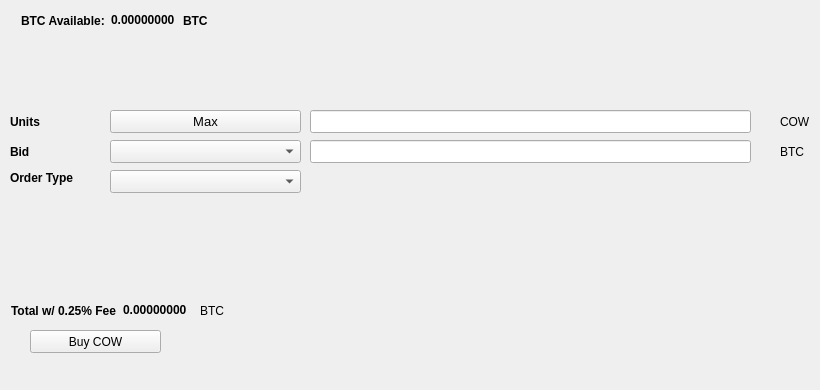
   <widget class="QWidget" name="BuyTab">
    <attribute name="title">
     <string>Buy</string>
    </attribute>
    <widget class="QPushButton" name="BuyCOW">
     <property name="geometry">
      <rect>
       <x>30</x>
       <y>330</y>
       <width>131</width>
       <height>23</height>
      </rect>
     </property>
     <property name="text">
      <string>Buy COW</string>
     </property>
     <property name="icon">
      <iconset resource="../cowry.qrc">
       <normaloff>:/icons/bitcoin</normaloff>:/icons/bitcoin</iconset>
     </property>
    </widget>
    <widget class="QLabel" name="label_3">
     <property name="geometry">
      <rect>
       <x>10</x>
       <y>110</y>
       <width>46</width>
       <height>23</height>
      </rect>
     </property>
     <property name="font">
      <font>
       <weight>75</weight>
       <bold>true</bold>
      </font>
     </property>
     <property name="text">
      <string>Units</string>
     </property>
    </widget>
    <widget class="QLineEdit" name="UnitsInput">
     <property name="geometry">
      <rect>
       <x>310</x>
       <y>110</y>
       <width>441</width>
       <height>23</height>
      </rect>
     </property>
     <property name="font">
      <font>
       <pointsize>9</pointsize>
       <weight>75</weight>
       <bold>true</bold>
      </font>
     </property>
    </widget>
    <widget class="QLineEdit" name="BuyBidPriceEdit">
     <property name="geometry">
      <rect>
       <x>310</x>
       <y>140</y>
       <width>441</width>
       <height>23</height>
      </rect>
     </property>
     <property name="font">
      <font>
       <pointsize>9</pointsize>
       <weight>75</weight>
       <bold>true</bold>
      </font>
     </property>
    </widget>
    <widget class="QLabel" name="label_4">
     <property name="geometry">
      <rect>
       <x>780</x>
       <y>110</y>
       <width>31</width>
       <height>23</height>
      </rect>
     </property>
     <property name="text">
      <string>COW</string>
     </property>
    </widget>
    <widget class="QLabel" name="label_5">
     <property name="geometry">
      <rect>
       <x>780</x>
       <y>140</y>
       <width>31</width>
       <height>23</height>
      </rect>
     </property>
     <property name="text">
      <string>BTC</string>
     </property>
    </widget>
    <widget class="QLabel" name="label_6">
     <property name="geometry">
      <rect>
       <x>10</x>
       <y>140</y>
       <width>46</width>
       <height>23</height>
      </rect>
     </property>
     <property name="font">
      <font>
       <weight>75</weight>
       <bold>true</bold>
      </font>
     </property>
     <property name="text">
      <string>Bid</string>
     </property>
    </widget>
    <widget class="QLabel" name="label_7">
     <property name="geometry">
      <rect>
       <x>10</x>
       <y>170</y>
       <width>91</width>
       <height>16</height>
      </rect>
     </property>
     <property name="font">
      <font>
       <weight>75</weight>
       <bold>true</bold>
      </font>
     </property>
     <property name="text">
      <string>Order Type</string>
     </property>
    </widget>
    <widget class="QPushButton" name="Buy_Max_Amount">
     <property name="geometry">
      <rect>
       <x>110</x>
       <y>110</y>
       <width>191</width>
       <height>23</height>
      </rect>
     </property>
     <property name="font">
      <font>
       <pointsize>10</pointsize>
      </font>
     </property>
     <property name="text">
      <string>Max</string>
     </property>
    </widget>
    <widget class="QComboBox" name="BuyBidcomboBox">
     <property name="geometry">
      <rect>
       <x>110</x>
       <y>140</y>
       <width>191</width>
       <height>23</height>
      </rect>
     </property>
     <property name="font">
      <font>
       <pointsize>10</pointsize>
      </font>
     </property>
    </widget>
    <widget class="QComboBox" name="buyOrdertypeCombo">
     <property name="geometry">
      <rect>
       <x>110</x>
       <y>170</y>
       <width>191</width>
       <height>23</height>
      </rect>
     </property>
     <property name="font">
      <font>
       <pointsize>10</pointsize>
      </font>
     </property>
    </widget>
    <widget class="QWidget" name="layoutWidget1">
     <property name="geometry">
      <rect>
       <x>21</x>
       <y>11</y>
       <width>227</width>
       <height>19</height>
      </rect>
     </property>
     <layout class="QHBoxLayout" name="horizontalLayout_3">
      <item>
       <widget class="QLabel" name="label232">
        <property name="font">
         <font>
          <weight>75</weight>
          <bold>true</bold>
         </font>
        </property>
        <property name="text">
         <string>BTC Available:</string>
        </property>
       </widget>
      </item>
      <item>
       <widget class="QLabel" name="BtcAvailableLbl">
        <property name="palette">
         <palette>
          <active>
           <colorrole role="WindowText">
            <brush brushstyle="SolidPattern">
             <color alpha="255">
              <red>0</red>
              <green>0</green>
              <blue>0</blue>
             </color>
            </brush>
           </colorrole>
           <colorrole role="Button">
            <brush brushstyle="SolidPattern">
             <color alpha="255">
              <red>0</red>
              <green>170</green>
              <blue>0</blue>
             </color>
            </brush>
           </colorrole>
           <colorrole role="Light">
            <brush brushstyle="SolidPattern">
             <color alpha="255">
              <red>0</red>
              <green>255</green>
              <blue>0</blue>
             </color>
            </brush>
           </colorrole>
           <colorrole role="Midlight">
            <brush brushstyle="SolidPattern">
             <color alpha="255">
              <red>0</red>
              <green>212</green>
              <blue>0</blue>
             </color>
            </brush>
           </colorrole>
           <colorrole role="Dark">
            <brush brushstyle="SolidPattern">
             <color alpha="255">
              <red>0</red>
              <green>85</green>
              <blue>0</blue>
             </color>
            </brush>
           </colorrole>
           <colorrole role="Mid">
            <brush brushstyle="SolidPattern">
             <color alpha="255">
              <red>0</red>
              <green>113</green>
              <blue>0</blue>
             </color>
            </brush>
           </colorrole>
           <colorrole role="Text">
            <brush brushstyle="SolidPattern">
             <color alpha="255">
              <red>0</red>
              <green>170</green>
              <blue>0</blue>
             </color>
            </brush>
           </colorrole>
           <colorrole role="BrightText">
            <brush brushstyle="SolidPattern">
             <color alpha="255">
              <red>255</red>
              <green>255</green>
              <blue>255</blue>
             </color>
            </brush>
           </colorrole>
           <colorrole role="ButtonText">
            <brush brushstyle="SolidPattern">
             <color alpha="255">
              <red>0</red>
              <green>0</green>
              <blue>0</blue>
             </color>
            </brush>
           </colorrole>
           <colorrole role="Base">
            <brush brushstyle="SolidPattern">
             <color alpha="255">
              <red>255</red>
              <green>255</green>
              <blue>255</blue>
             </color>
            </brush>
           </colorrole>
           <colorrole role="Window">
            <brush brushstyle="SolidPattern">
             <color alpha="255">
              <red>0</red>
              <green>170</green>
              <blue>0</blue>
             </color>
            </brush>
           </colorrole>
           <colorrole role="Shadow">
            <brush brushstyle="SolidPattern">
             <color alpha="255">
              <red>0</red>
              <green>0</green>
              <blue>0</blue>
             </color>
            </brush>
           </colorrole>
           <colorrole role="AlternateBase">
            <brush brushstyle="SolidPattern">
             <color alpha="255">
              <red>127</red>
              <green>212</green>
              <blue>127</blue>
             </color>
            </brush>
           </colorrole>
           <colorrole role="ToolTipBase">
            <brush brushstyle="SolidPattern">
             <color alpha="255">
              <red>255</red>
              <green>255</green>
              <blue>220</blue>
             </color>
            </brush>
           </colorrole>
           <colorrole role="ToolTipText">
            <brush brushstyle="SolidPattern">
             <color alpha="255">
              <red>0</red>
              <green>0</green>
              <blue>0</blue>
             </color>
            </brush>
           </colorrole>
          </active>
          <inactive>
           <colorrole role="WindowText">
            <brush brushstyle="SolidPattern">
             <color alpha="255">
              <red>0</red>
              <green>0</green>
              <blue>0</blue>
             </color>
            </brush>
           </colorrole>
           <colorrole role="Button">
            <brush brushstyle="SolidPattern">
             <color alpha="255">
              <red>0</red>
              <green>170</green>
              <blue>0</blue>
             </color>
            </brush>
           </colorrole>
           <colorrole role="Light">
            <brush brushstyle="SolidPattern">
             <color alpha="255">
              <red>0</red>
              <green>255</green>
              <blue>0</blue>
             </color>
            </brush>
           </colorrole>
           <colorrole role="Midlight">
            <brush brushstyle="SolidPattern">
             <color alpha="255">
              <red>0</red>
              <green>212</green>
              <blue>0</blue>
             </color>
            </brush>
           </colorrole>
           <colorrole role="Dark">
            <brush brushstyle="SolidPattern">
             <color alpha="255">
              <red>0</red>
              <green>85</green>
              <blue>0</blue>
             </color>
            </brush>
           </colorrole>
           <colorrole role="Mid">
            <brush brushstyle="SolidPattern">
             <color alpha="255">
              <red>0</red>
              <green>113</green>
              <blue>0</blue>
             </color>
            </brush>
           </colorrole>
           <colorrole role="Text">
            <brush brushstyle="SolidPattern">
             <color alpha="255">
              <red>0</red>
              <green>170</green>
              <blue>0</blue>
             </color>
            </brush>
           </colorrole>
           <colorrole role="BrightText">
            <brush brushstyle="SolidPattern">
             <color alpha="255">
              <red>255</red>
              <green>255</green>
              <blue>255</blue>
             </color>
            </brush>
           </colorrole>
           <colorrole role="ButtonText">
            <brush brushstyle="SolidPattern">
             <color alpha="255">
              <red>0</red>
              <green>0</green>
              <blue>0</blue>
             </color>
            </brush>
           </colorrole>
           <colorrole role="Base">
            <brush brushstyle="SolidPattern">
             <color alpha="255">
              <red>255</red>
              <green>255</green>
              <blue>255</blue>
             </color>
            </brush>
           </colorrole>
           <colorrole role="Window">
            <brush brushstyle="SolidPattern">
             <color alpha="255">
              <red>0</red>
              <green>170</green>
              <blue>0</blue>
             </color>
            </brush>
           </colorrole>
           <colorrole role="Shadow">
            <brush brushstyle="SolidPattern">
             <color alpha="255">
              <red>0</red>
              <green>0</green>
              <blue>0</blue>
             </color>
            </brush>
           </colorrole>
           <colorrole role="AlternateBase">
            <brush brushstyle="SolidPattern">
             <color alpha="255">
              <red>127</red>
              <green>212</green>
              <blue>127</blue>
             </color>
            </brush>
           </colorrole>
           <colorrole role="ToolTipBase">
            <brush brushstyle="SolidPattern">
             <color alpha="255">
              <red>255</red>
              <green>255</green>
              <blue>220</blue>
             </color>
            </brush>
           </colorrole>
           <colorrole role="ToolTipText">
            <brush brushstyle="SolidPattern">
             <color alpha="255">
              <red>0</red>
              <green>0</green>
              <blue>0</blue>
             </color>
            </brush>
           </colorrole>
          </inactive>
          <disabled>
           <colorrole role="WindowText">
            <brush brushstyle="SolidPattern">
             <color alpha="255">
              <red>0</red>
              <green>85</green>
              <blue>0</blue>
             </color>
            </brush>
           </colorrole>
           <colorrole role="Button">
            <brush brushstyle="SolidPattern">
             <color alpha="255">
              <red>0</red>
              <green>170</green>
              <blue>0</blue>
             </color>
            </brush>
           </colorrole>
           <colorrole role="Light">
            <brush brushstyle="SolidPattern">
             <color alpha="255">
              <red>0</red>
              <green>255</green>
              <blue>0</blue>
             </color>
            </brush>
           </colorrole>
           <colorrole role="Midlight">
            <brush brushstyle="SolidPattern">
             <color alpha="255">
              <red>0</red>
              <green>212</green>
              <blue>0</blue>
             </color>
            </brush>
           </colorrole>
           <colorrole role="Dark">
            <brush brushstyle="SolidPattern">
             <color alpha="255">
              <red>0</red>
              <green>85</green>
              <blue>0</blue>
             </color>
            </brush>
           </colorrole>
           <colorrole role="Mid">
            <brush brushstyle="SolidPattern">
             <color alpha="255">
              <red>0</red>
              <green>113</green>
              <blue>0</blue>
             </color>
            </brush>
           </colorrole>
           <colorrole role="Text">
            <brush brushstyle="SolidPattern">
             <color alpha="255">
              <red>0</red>
              <green>85</green>
              <blue>0</blue>
             </color>
            </brush>
           </colorrole>
           <colorrole role="BrightText">
            <brush brushstyle="SolidPattern">
             <color alpha="255">
              <red>255</red>
              <green>255</green>
              <blue>255</blue>
             </color>
            </brush>
           </colorrole>
           <colorrole role="ButtonText">
            <brush brushstyle="SolidPattern">
             <color alpha="255">
              <red>0</red>
              <green>85</green>
              <blue>0</blue>
             </color>
            </brush>
           </colorrole>
           <colorrole role="Base">
            <brush brushstyle="SolidPattern">
             <color alpha="255">
              <red>0</red>
              <green>170</green>
              <blue>0</blue>
             </color>
            </brush>
           </colorrole>
           <colorrole role="Window">
            <brush brushstyle="SolidPattern">
             <color alpha="255">
              <red>0</red>
              <green>170</green>
              <blue>0</blue>
             </color>
            </brush>
           </colorrole>
           <colorrole role="Shadow">
            <brush brushstyle="SolidPattern">
             <color alpha="255">
              <red>0</red>
              <green>0</green>
              <blue>0</blue>
             </color>
            </brush>
           </colorrole>
           <colorrole role="AlternateBase">
            <brush brushstyle="SolidPattern">
             <color alpha="255">
              <red>0</red>
              <green>170</green>
              <blue>0</blue>
             </color>
            </brush>
           </colorrole>
           <colorrole role="ToolTipBase">
            <brush brushstyle="SolidPattern">
             <color alpha="255">
              <red>255</red>
              <green>255</green>
              <blue>220</blue>
             </color>
            </brush>
           </colorrole>
           <colorrole role="ToolTipText">
            <brush brushstyle="SolidPattern">
             <color alpha="255">
              <red>0</red>
              <green>0</green>
              <blue>0</blue>
             </color>
            </brush>
           </colorrole>
          </disabled>
         </palette>
        </property>
        <property name="font">
         <font>
          <weight>75</weight>
          <bold>true</bold>
         </font>
        </property>
        <property name="text">
         <string>0.00000000</string>
        </property>
        <property name="textInteractionFlags">
         <set>Qt::LinksAccessibleByMouse|Qt::TextSelectableByKeyboard|Qt::TextSelectableByMouse</set>
        </property>
       </widget>
      </item>
      <item>
       <widget class="QLabel" name="BtcAvailableLbl_2">
        <property name="font">
         <font>
          <weight>75</weight>
          <bold>true</bold>
         </font>
        </property>
        <property name="text">
         <string>BTC</string>
        </property>
       </widget>
      </item>
     </layout>
    </widget>
    <widget class="QWidget" name="layoutWidge2">
     <property name="geometry">
      <rect>
       <x>11</x>
       <y>301</y>
       <width>259</width>
       <height>19</height>
      </rect>
     </property>
     <layout class="QHBoxLayout" name="horizontalLayout_4">
      <item>
       <widget class="QLabel" name="label_9">
        <property name="font">
         <font>
          <weight>75</weight>
          <bold>true</bold>
         </font>
        </property>
        <property name="text">
         <string>Total w/ 0.25% Fee</string>
        </property>
       </widget>
      </item>
      <item>
       <widget class="QLabel" name="BuyCostLabel">
        <property name="palette">
         <palette>
          <active>
           <colorrole role="WindowText">
            <brush brushstyle="SolidPattern">
             <color alpha="255">
              <red>0</red>
              <green>0</green>
              <blue>0</blue>
             </color>
            </brush>
           </colorrole>
           <colorrole role="Button">
            <brush brushstyle="SolidPattern">
             <color alpha="255">
              <red>0</red>
              <green>170</green>
              <blue>0</blue>
             </color>
            </brush>
           </colorrole>
           <colorrole role="Light">
            <brush brushstyle="SolidPattern">
             <color alpha="255">
              <red>0</red>
              <green>255</green>
              <blue>0</blue>
             </color>
            </brush>
           </colorrole>
           <colorrole role="Midlight">
            <brush brushstyle="SolidPattern">
             <color alpha="255">
              <red>0</red>
              <green>212</green>
              <blue>0</blue>
             </color>
            </brush>
           </colorrole>
           <colorrole role="Dark">
            <brush brushstyle="SolidPattern">
             <color alpha="255">
              <red>0</red>
              <green>85</green>
              <blue>0</blue>
             </color>
            </brush>
           </colorrole>
           <colorrole role="Mid">
            <brush brushstyle="SolidPattern">
             <color alpha="255">
              <red>0</red>
              <green>113</green>
              <blue>0</blue>
             </color>
            </brush>
           </colorrole>
           <colorrole role="Text">
            <brush brushstyle="SolidPattern">
             <color alpha="255">
              <red>0</red>
              <green>170</green>
              <blue>0</blue>
             </color>
            </brush>
           </colorrole>
           <colorrole role="BrightText">
            <brush brushstyle="SolidPattern">
             <color alpha="255">
              <red>255</red>
              <green>255</green>
              <blue>255</blue>
             </color>
            </brush>
           </colorrole>
           <colorrole role="ButtonText">
            <brush brushstyle="SolidPattern">
             <color alpha="255">
              <red>0</red>
              <green>0</green>
              <blue>0</blue>
             </color>
            </brush>
           </colorrole>
           <colorrole role="Base">
            <brush brushstyle="SolidPattern">
             <color alpha="255">
              <red>255</red>
              <green>255</green>
              <blue>255</blue>
             </color>
            </brush>
           </colorrole>
           <colorrole role="Window">
            <brush brushstyle="SolidPattern">
             <color alpha="255">
              <red>0</red>
              <green>170</green>
              <blue>0</blue>
             </color>
            </brush>
           </colorrole>
           <colorrole role="Shadow">
            <brush brushstyle="SolidPattern">
             <color alpha="255">
              <red>0</red>
              <green>0</green>
              <blue>0</blue>
             </color>
            </brush>
           </colorrole>
           <colorrole role="AlternateBase">
            <brush brushstyle="SolidPattern">
             <color alpha="255">
              <red>127</red>
              <green>212</green>
              <blue>127</blue>
             </color>
            </brush>
           </colorrole>
           <colorrole role="ToolTipBase">
            <brush brushstyle="SolidPattern">
             <color alpha="255">
              <red>255</red>
              <green>255</green>
              <blue>220</blue>
             </color>
            </brush>
           </colorrole>
           <colorrole role="ToolTipText">
            <brush brushstyle="SolidPattern">
             <color alpha="255">
              <red>0</red>
              <green>0</green>
              <blue>0</blue>
             </color>
            </brush>
           </colorrole>
          </active>
          <inactive>
           <colorrole role="WindowText">
            <brush brushstyle="SolidPattern">
             <color alpha="255">
              <red>0</red>
              <green>0</green>
              <blue>0</blue>
             </color>
            </brush>
           </colorrole>
           <colorrole role="Button">
            <brush brushstyle="SolidPattern">
             <color alpha="255">
              <red>0</red>
              <green>170</green>
              <blue>0</blue>
             </color>
            </brush>
           </colorrole>
           <colorrole role="Light">
            <brush brushstyle="SolidPattern">
             <color alpha="255">
              <red>0</red>
              <green>255</green>
              <blue>0</blue>
             </color>
            </brush>
           </colorrole>
           <colorrole role="Midlight">
            <brush brushstyle="SolidPattern">
             <color alpha="255">
              <red>0</red>
              <green>212</green>
              <blue>0</blue>
             </color>
            </brush>
           </colorrole>
           <colorrole role="Dark">
            <brush brushstyle="SolidPattern">
             <color alpha="255">
              <red>0</red>
              <green>85</green>
              <blue>0</blue>
             </color>
            </brush>
           </colorrole>
           <colorrole role="Mid">
            <brush brushstyle="SolidPattern">
             <color alpha="255">
              <red>0</red>
              <green>113</green>
              <blue>0</blue>
             </color>
            </brush>
           </colorrole>
           <colorrole role="Text">
            <brush brushstyle="SolidPattern">
             <color alpha="255">
              <red>0</red>
              <green>170</green>
              <blue>0</blue>
             </color>
            </brush>
           </colorrole>
           <colorrole role="BrightText">
            <brush brushstyle="SolidPattern">
             <color alpha="255">
              <red>255</red>
              <green>255</green>
              <blue>255</blue>
             </color>
            </brush>
           </colorrole>
           <colorrole role="ButtonText">
            <brush brushstyle="SolidPattern">
             <color alpha="255">
              <red>0</red>
              <green>0</green>
              <blue>0</blue>
             </color>
            </brush>
           </colorrole>
           <colorrole role="Base">
            <brush brushstyle="SolidPattern">
             <color alpha="255">
              <red>255</red>
              <green>255</green>
              <blue>255</blue>
             </color>
            </brush>
           </colorrole>
           <colorrole role="Window">
            <brush brushstyle="SolidPattern">
             <color alpha="255">
              <red>0</red>
              <green>170</green>
              <blue>0</blue>
             </color>
            </brush>
           </colorrole>
           <colorrole role="Shadow">
            <brush brushstyle="SolidPattern">
             <color alpha="255">
              <red>0</red>
              <green>0</green>
              <blue>0</blue>
             </color>
            </brush>
           </colorrole>
           <colorrole role="AlternateBase">
            <brush brushstyle="SolidPattern">
             <color alpha="255">
              <red>127</red>
              <green>212</green>
              <blue>127</blue>
             </color>
            </brush>
           </colorrole>
           <colorrole role="ToolTipBase">
            <brush brushstyle="SolidPattern">
             <color alpha="255">
              <red>255</red>
              <green>255</green>
              <blue>220</blue>
             </color>
            </brush>
           </colorrole>
           <colorrole role="ToolTipText">
            <brush brushstyle="SolidPattern">
             <color alpha="255">
              <red>0</red>
              <green>0</green>
              <blue>0</blue>
             </color>
            </brush>
           </colorrole>
          </inactive>
          <disabled>
           <colorrole role="WindowText">
            <brush brushstyle="SolidPattern">
             <color alpha="255">
              <red>0</red>
              <green>85</green>
              <blue>0</blue>
             </color>
            </brush>
           </colorrole>
           <colorrole role="Button">
            <brush brushstyle="SolidPattern">
             <color alpha="255">
              <red>0</red>
              <green>170</green>
              <blue>0</blue>
             </color>
            </brush>
           </colorrole>
           <colorrole role="Light">
            <brush brushstyle="SolidPattern">
             <color alpha="255">
              <red>0</red>
              <green>255</green>
              <blue>0</blue>
             </color>
            </brush>
           </colorrole>
           <colorrole role="Midlight">
            <brush brushstyle="SolidPattern">
             <color alpha="255">
              <red>0</red>
              <green>212</green>
              <blue>0</blue>
             </color>
            </brush>
           </colorrole>
           <colorrole role="Dark">
            <brush brushstyle="SolidPattern">
             <color alpha="255">
              <red>0</red>
              <green>85</green>
              <blue>0</blue>
             </color>
            </brush>
           </colorrole>
           <colorrole role="Mid">
            <brush brushstyle="SolidPattern">
             <color alpha="255">
              <red>0</red>
              <green>113</green>
              <blue>0</blue>
             </color>
            </brush>
           </colorrole>
           <colorrole role="Text">
            <brush brushstyle="SolidPattern">
             <color alpha="255">
              <red>0</red>
              <green>85</green>
              <blue>0</blue>
             </color>
            </brush>
           </colorrole>
           <colorrole role="BrightText">
            <brush brushstyle="SolidPattern">
             <color alpha="255">
              <red>255</red>
              <green>255</green>
              <blue>255</blue>
             </color>
            </brush>
           </colorrole>
           <colorrole role="ButtonText">
            <brush brushstyle="SolidPattern">
             <color alpha="255">
              <red>0</red>
              <green>85</green>
              <blue>0</blue>
             </color>
            </brush>
           </colorrole>
           <colorrole role="Base">
            <brush brushstyle="SolidPattern">
             <color alpha="255">
              <red>0</red>
              <green>170</green>
              <blue>0</blue>
             </color>
            </brush>
           </colorrole>
           <colorrole role="Window">
            <brush brushstyle="SolidPattern">
             <color alpha="255">
              <red>0</red>
              <green>170</green>
              <blue>0</blue>
             </color>
            </brush>
           </colorrole>
           <colorrole role="Shadow">
            <brush brushstyle="SolidPattern">
             <color alpha="255">
              <red>0</red>
              <green>0</green>
              <blue>0</blue>
             </color>
            </brush>
           </colorrole>
           <colorrole role="AlternateBase">
            <brush brushstyle="SolidPattern">
             <color alpha="255">
              <red>0</red>
              <green>170</green>
              <blue>0</blue>
             </color>
            </brush>
           </colorrole>
           <colorrole role="ToolTipBase">
            <brush brushstyle="SolidPattern">
             <color alpha="255">
              <red>255</red>
              <green>255</green>
              <blue>220</blue>
             </color>
            </brush>
           </colorrole>
           <colorrole role="ToolTipText">
            <brush brushstyle="SolidPattern">
             <color alpha="255">
              <red>0</red>
              <green>0</green>
              <blue>0</blue>
             </color>
            </brush>
           </colorrole>
          </disabled>
         </palette>
        </property>
        <property name="font">
         <font>
          <weight>75</weight>
          <bold>true</bold>
         </font>
        </property>
        <property name="autoFillBackground">
         <bool>false</bool>
        </property>
        <property name="text">
         <string>0.00000000</string>
        </property>
        <property name="textInteractionFlags">
         <set>Qt::LinksAccessibleByMouse|Qt::TextSelectableByMouse</set>
        </property>
       </widget>
      </item>
      <item>
       <widget class="QLabel" name="label_10">
        <property name="font">
         <font>
          <weight>50</weight>
          <bold>false</bold>
         </font>
        </property>
        <property name="text">
         <string>BTC</string>
        </property>
       </widget>
      </item>
     </layout>
    </widget>
    <widget class="QLabel" name="label_24">
     <property name="geometry">
      <rect>
       <x>460</x>
       <y>300</y>
       <width>281</width>
       <height>81</height>
      </rect>
     </property>
     <property name="text">
      <string/>
     </property>
     <property name="pixmap">
      <pixmap>:/images/bittrex</pixmap>
     </property>
    </widget>
   </widget>
